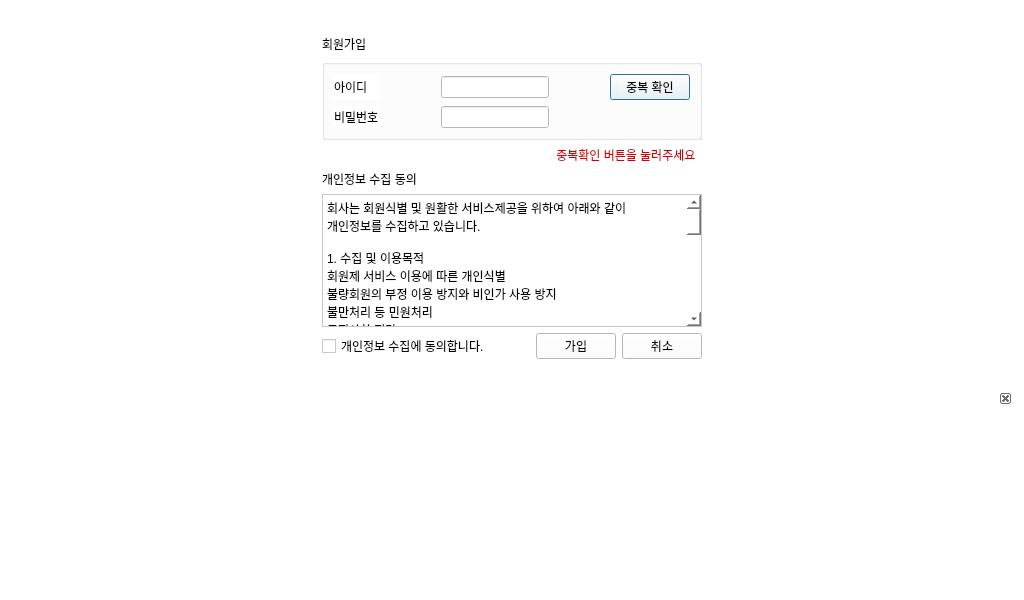
<?xml version="1.0" encoding="UTF-8"?>
<ui version="4.0">
 <class>SignupDialog</class>
 <widget class="QDialog" name="SignupDialog">
  <property name="geometry">
   <rect>
    <x>0</x>
    <y>0</y>
    <width>1024</width>
    <height>600</height>
   </rect>
  </property>
  <property name="windowTitle">
   <string>Dialog</string>
  </property>
  <property name="styleSheet">
   <string notr="true">background-color: rgb(255, 255, 255);</string>
  </property>
  <layout class="QGridLayout" name="gridLayout_2">
   <item row="1" column="1">
    <layout class="QVBoxLayout" name="verticalLayout_2">
     <item>
      <widget class="QLabel" name="MAINlabel">
       <property name="styleSheet">
        <string notr="true">font: 24pt &quot;Sans Serif&quot;;</string>
       </property>
       <property name="text">
        <string>회원가입</string>
       </property>
      </widget>
     </item>
     <item>
      <widget class="QGroupBox" name="groupBox_2">
       <property name="sizePolicy">
        <sizepolicy hsizetype="Expanding" vsizetype="Expanding">
         <horstretch>0</horstretch>
         <verstretch>0</verstretch>
        </sizepolicy>
       </property>
       <property name="minimumSize">
        <size>
         <width>0</width>
         <height>0</height>
        </size>
       </property>
       <property name="title">
        <string/>
       </property>
       <layout class="QGridLayout" name="gridLayout_3">
        <item row="0" column="4">
         <widget class="QPushButton" name="pushButton">
          <property name="text">
           <string>중복 확인</string>
          </property>
         </widget>
        </item>
        <item row="1" column="1">
         <spacer name="horizontalSpacer_2">
          <property name="orientation">
           <enum>Qt::Horizontal</enum>
          </property>
          <property name="sizeHint" stdset="0">
           <size>
            <width>40</width>
            <height>20</height>
           </size>
          </property>
         </spacer>
        </item>
        <item row="0" column="0">
         <widget class="QLabel" name="idlabel">
          <property name="text">
           <string>아이디</string>
          </property>
         </widget>
        </item>
        <item row="0" column="1">
         <spacer name="horizontalSpacer">
          <property name="orientation">
           <enum>Qt::Horizontal</enum>
          </property>
          <property name="sizeHint" stdset="0">
           <size>
            <width>40</width>
            <height>20</height>
           </size>
          </property>
         </spacer>
        </item>
        <item row="0" column="2">
         <widget class="MyLineEdit" name="inputID"/>
        </item>
        <item row="1" column="0">
         <widget class="QLabel" name="pwlabel">
          <property name="text">
           <string>비밀번호</string>
          </property>
         </widget>
        </item>
        <item row="1" column="2">
         <widget class="MyLineEdit" name="inputPassword">
          <property name="echoMode">
           <enum>QLineEdit::Password</enum>
          </property>
         </widget>
        </item>
        <item row="0" column="3">
         <spacer name="horizontalSpacer_6">
          <property name="orientation">
           <enum>Qt::Horizontal</enum>
          </property>
          <property name="sizeHint" stdset="0">
           <size>
            <width>40</width>
            <height>20</height>
           </size>
          </property>
         </spacer>
        </item>
       </layout>
      </widget>
     </item>
     <item>
      <widget class="QLabel" name="warninglabel">
       <property name="enabled">
        <bool>true</bool>
       </property>
       <property name="styleSheet">
        <string notr="true">color: rgb(209, 0, 3);</string>
       </property>
       <property name="text">
        <string>중복확인 버튼을 눌러주세요  </string>
       </property>
       <property name="alignment">
        <set>Qt::AlignRight|Qt::AlignTrailing|Qt::AlignVCenter</set>
       </property>
      </widget>
     </item>
     <item>
      <layout class="QVBoxLayout" name="verticalLayout">
       <item>
        <widget class="QLabel" name="SignupDoc">
         <property name="styleSheet">
          <string notr="true">font: 12pt &quot;Sans Serif&quot;;</string>
         </property>
         <property name="text">
          <string>개인정보 수집 동의</string>
         </property>
        </widget>
       </item>
       <item>
        <widget class="QTextBrowser" name="SignupText">
         <property name="sizePolicy">
          <sizepolicy hsizetype="Expanding" vsizetype="Expanding">
           <horstretch>0</horstretch>
           <verstretch>0</verstretch>
          </sizepolicy>
         </property>
         <property name="minimumSize">
          <size>
           <width>0</width>
           <height>50</height>
          </size>
         </property>
         <property name="maximumSize">
          <size>
           <width>16777215</width>
           <height>150</height>
          </size>
         </property>
         <property name="styleSheet">
          <string notr="true">font: 11pt &quot;Sans Serif&quot;;</string>
         </property>
         <property name="html">
          <string>&lt;!DOCTYPE HTML PUBLIC &quot;-//W3C//DTD HTML 4.0//EN&quot; &quot;http://www.w3.org/TR/REC-html40/strict.dtd&quot;&gt;
&lt;html&gt;&lt;head&gt;&lt;meta name=&quot;qrichtext&quot; content=&quot;1&quot; /&gt;&lt;style type=&quot;text/css&quot;&gt;
p, li { white-space: pre-wrap; }
&lt;/style&gt;&lt;/head&gt;&lt;body style=&quot; font-family:'Sans Serif'; font-size:11pt; font-weight:400; font-style:normal;&quot;&gt;
&lt;p style=&quot; margin-top:0px; margin-bottom:0px; margin-left:0px; margin-right:0px; -qt-block-indent:0; text-indent:0px;&quot;&gt;&lt;span style=&quot; font-size:9pt;&quot;&gt;회사는 회원식별 및 원활한 서비스제공을 위하여 아래와 같이 개인정보를 수집하고 있습니다.&lt;/span&gt;&lt;/p&gt;
&lt;p style=&quot;-qt-paragraph-type:empty; margin-top:0px; margin-bottom:0px; margin-left:0px; margin-right:0px; -qt-block-indent:0; text-indent:0px; font-size:9pt;&quot;&gt;&lt;br /&gt;&lt;/p&gt;
&lt;p style=&quot; margin-top:0px; margin-bottom:0px; margin-left:0px; margin-right:0px; -qt-block-indent:0; text-indent:0px;&quot;&gt;&lt;span style=&quot; font-size:9pt;&quot;&gt;1. 수집 및 이용목적&lt;/span&gt;&lt;/p&gt;
&lt;p style=&quot; margin-top:0px; margin-bottom:0px; margin-left:0px; margin-right:0px; -qt-block-indent:0; text-indent:0px;&quot;&gt;&lt;span style=&quot; font-size:9pt;&quot;&gt;회원제 서비스 이용에 따른 개인식별&lt;/span&gt;&lt;/p&gt;
&lt;p style=&quot; margin-top:0px; margin-bottom:0px; margin-left:0px; margin-right:0px; -qt-block-indent:0; text-indent:0px;&quot;&gt;&lt;span style=&quot; font-size:9pt;&quot;&gt;불량회원의 부정 이용 방지와 비인가 사용 방지&lt;/span&gt;&lt;/p&gt;
&lt;p style=&quot; margin-top:0px; margin-bottom:0px; margin-left:0px; margin-right:0px; -qt-block-indent:0; text-indent:0px;&quot;&gt;&lt;span style=&quot; font-size:9pt;&quot;&gt;불만처리 등 민원처리&lt;/span&gt;&lt;/p&gt;
&lt;p style=&quot; margin-top:0px; margin-bottom:0px; margin-left:0px; margin-right:0px; -qt-block-indent:0; text-indent:0px;&quot;&gt;&lt;span style=&quot; font-size:9pt;&quot;&gt;고지사항 전달&lt;/span&gt;&lt;/p&gt;
&lt;p style=&quot;-qt-paragraph-type:empty; margin-top:0px; margin-bottom:0px; margin-left:0px; margin-right:0px; -qt-block-indent:0; text-indent:0px; font-size:9pt;&quot;&gt;&lt;br /&gt;&lt;/p&gt;
&lt;p style=&quot; margin-top:0px; margin-bottom:0px; margin-left:0px; margin-right:0px; -qt-block-indent:0; text-indent:0px;&quot;&gt;&lt;span style=&quot; font-size:9pt;&quot;&gt;2. 수집항목&lt;/span&gt;&lt;/p&gt;
&lt;p style=&quot; margin-top:0px; margin-bottom:0px; margin-left:0px; margin-right:0px; -qt-block-indent:0; text-indent:0px;&quot;&gt;&lt;span style=&quot; font-size:9pt;&quot;&gt;본 사이트는 회원에게만 제공되는 컨텐츠를 접근하는 경우에 한하여 회원가입을 통해 신청자에 관한 개인정보를 일부 수집하고 있습니다.&lt;/span&gt;&lt;/p&gt;
&lt;p style=&quot; margin-top:0px; margin-bottom:0px; margin-left:0px; margin-right:0px; -qt-block-indent:0; text-indent:0px;&quot;&gt;&lt;span style=&quot; font-size:9pt;&quot;&gt;회사는 회원가입, 서비스 신청 등을 위해 아래와 같은 개인정보를 수집하고 있습니다.&lt;/span&gt;&lt;/p&gt;
&lt;p style=&quot; margin-top:0px; margin-bottom:0px; margin-left:0px; margin-right:0px; -qt-block-indent:0; text-indent:0px;&quot;&gt;&lt;span style=&quot; font-size:9pt;&quot;&gt;수집정보 : 아이디, 비밀번호&lt;/span&gt;&lt;/p&gt;
&lt;p style=&quot; margin-top:0px; margin-bottom:0px; margin-left:0px; margin-right:0px; -qt-block-indent:0; text-indent:0px;&quot;&gt;&lt;span style=&quot; font-size:9pt;&quot;&gt;또한, 서비스 이용과정이나 사업처리 과정에서 아래와 같은 정보들이 생성되어 수집될 수 있습니다.&lt;/span&gt;&lt;/p&gt;
&lt;p style=&quot; margin-top:0px; margin-bottom:0px; margin-left:0px; margin-right:0px; -qt-block-indent:0; text-indent:0px;&quot;&gt;&lt;span style=&quot; font-size:9pt;&quot;&gt;- 서비스 이용기록, 접속로그, 카메라캡쳐사진&lt;/span&gt;&lt;/p&gt;
&lt;p style=&quot; margin-top:0px; margin-bottom:0px; margin-left:0px; margin-right:0px; -qt-block-indent:0; text-indent:0px;&quot;&gt;&lt;span style=&quot; font-size:9pt;&quot;&gt;- 회사에서는 어떠한 정보도 원활한 서비스 제공 목적 이외의 용도로 사용하지 않습니다.&lt;/span&gt;&lt;/p&gt;
&lt;p style=&quot; margin-top:0px; margin-bottom:0px; margin-left:0px; margin-right:0px; -qt-block-indent:0; text-indent:0px;&quot;&gt;&lt;span style=&quot; font-size:9pt;&quot;&gt;- 카메라캡쳐사진은 Microsoft 사의 emotion API로 전송됩니다. Microsoft 사로 전송된 사진의 데이터 관리는 해당 사의 정책을 따릅니다.&lt;/span&gt;&lt;/p&gt;
&lt;p style=&quot;-qt-paragraph-type:empty; margin-top:0px; margin-bottom:0px; margin-left:0px; margin-right:0px; -qt-block-indent:0; text-indent:0px; font-size:9pt;&quot;&gt;&lt;br /&gt;&lt;/p&gt;
&lt;p style=&quot; margin-top:0px; margin-bottom:0px; margin-left:0px; margin-right:0px; -qt-block-indent:0; text-indent:0px;&quot;&gt;&lt;span style=&quot; font-size:9pt;&quot;&gt;3. 수집한 개인정보의 보유ㆍ이용기간&lt;/span&gt;&lt;/p&gt;
&lt;p style=&quot; margin-top:0px; margin-bottom:0px; margin-left:0px; margin-right:0px; -qt-block-indent:0; text-indent:0px;&quot;&gt;&lt;span style=&quot; font-size:9pt;&quot;&gt;회사는 서비스 제공을 위해 개인정보를 수집 및 저장하며, 회원 탈퇴시에는 지체없이 파기합니다.&lt;/span&gt;&lt;/p&gt;
&lt;p style=&quot;-qt-paragraph-type:empty; margin-top:0px; margin-bottom:0px; margin-left:0px; margin-right:0px; -qt-block-indent:0; text-indent:0px; font-size:9pt;&quot;&gt;&lt;br /&gt;&lt;/p&gt;
&lt;p style=&quot; margin-top:0px; margin-bottom:0px; margin-left:0px; margin-right:0px; -qt-block-indent:0; text-indent:0px;&quot;&gt;&lt;span style=&quot; font-size:9pt;&quot;&gt;개인정보수집에 동의하지 않으실 경우, 가입이 제한될 수 있습니다.&lt;/span&gt;&lt;/p&gt;
&lt;p style=&quot;-qt-paragraph-type:empty; margin-top:0px; margin-bottom:0px; margin-left:0px; margin-right:0px; -qt-block-indent:0; text-indent:0px; font-size:9pt;&quot;&gt;&lt;br /&gt;&lt;/p&gt;
&lt;p style=&quot;-qt-paragraph-type:empty; margin-top:0px; margin-bottom:0px; margin-left:0px; margin-right:0px; -qt-block-indent:0; text-indent:0px; font-size:9pt;&quot;&gt;&lt;br /&gt;&lt;/p&gt;
&lt;p style=&quot;-qt-paragraph-type:empty; margin-top:0px; margin-bottom:0px; margin-left:0px; margin-right:0px; -qt-block-indent:0; text-indent:0px; font-size:9pt;&quot;&gt;&lt;br /&gt;&lt;/p&gt;
&lt;p style=&quot;-qt-paragraph-type:empty; margin-top:0px; margin-bottom:0px; margin-left:0px; margin-right:0px; -qt-block-indent:0; text-indent:0px; font-size:9pt;&quot;&gt;&lt;br /&gt;&lt;/p&gt;
&lt;p style=&quot;-qt-paragraph-type:empty; margin-top:0px; margin-bottom:0px; margin-left:0px; margin-right:0px; -qt-block-indent:0; text-indent:0px; font-size:9pt;&quot;&gt;&lt;br /&gt;&lt;/p&gt;
&lt;p style=&quot;-qt-paragraph-type:empty; margin-top:0px; margin-bottom:0px; margin-left:0px; margin-right:0px; -qt-block-indent:0; text-indent:0px; font-size:9pt;&quot;&gt;&lt;br /&gt;&lt;/p&gt;
&lt;p style=&quot;-qt-paragraph-type:empty; margin-top:0px; margin-bottom:0px; margin-left:0px; margin-right:0px; -qt-block-indent:0; text-indent:0px; font-size:9pt;&quot;&gt;&lt;br /&gt;&lt;/p&gt;
&lt;p style=&quot;-qt-paragraph-type:empty; margin-top:0px; margin-bottom:0px; margin-left:0px; margin-right:0px; -qt-block-indent:0; text-indent:0px; font-size:9pt;&quot;&gt;&lt;br /&gt;&lt;/p&gt;
&lt;p style=&quot;-qt-paragraph-type:empty; margin-top:0px; margin-bottom:0px; margin-left:0px; margin-right:0px; -qt-block-indent:0; text-indent:0px; font-size:9pt;&quot;&gt;&lt;br /&gt;&lt;/p&gt;
&lt;p style=&quot;-qt-paragraph-type:empty; margin-top:0px; margin-bottom:0px; margin-left:0px; margin-right:0px; -qt-block-indent:0; text-indent:0px; font-size:9pt;&quot;&gt;&lt;br /&gt;&lt;/p&gt;
&lt;p style=&quot;-qt-paragraph-type:empty; margin-top:0px; margin-bottom:0px; margin-left:0px; margin-right:0px; -qt-block-indent:0; text-indent:0px; font-size:9pt;&quot;&gt;&lt;br /&gt;&lt;/p&gt;
&lt;p style=&quot;-qt-paragraph-type:empty; margin-top:0px; margin-bottom:0px; margin-left:0px; margin-right:0px; -qt-block-indent:0; text-indent:0px; font-size:9pt;&quot;&gt;&lt;br /&gt;&lt;/p&gt;
&lt;p style=&quot;-qt-paragraph-type:empty; margin-top:0px; margin-bottom:0px; margin-left:0px; margin-right:0px; -qt-block-indent:0; text-indent:0px; font-size:9pt;&quot;&gt;&lt;br /&gt;&lt;/p&gt;
&lt;p style=&quot; margin-top:0px; margin-bottom:0px; margin-left:0px; margin-right:0px; -qt-block-indent:0; text-indent:0px;&quot;&gt;&lt;span style=&quot; font-size:9pt;&quot;&gt;&amp;lt;자매품&amp;gt;&lt;/span&gt;&lt;/p&gt;
&lt;p style=&quot;-qt-paragraph-type:empty; margin-top:0px; margin-bottom:0px; margin-left:0px; margin-right:0px; -qt-block-indent:0; text-indent:0px; font-size:9pt;&quot;&gt;&lt;br /&gt;&lt;/p&gt;
&lt;p style=&quot; margin-top:0px; margin-bottom:0px; margin-left:0px; margin-right:0px; -qt-block-indent:0; text-indent:0px;&quot;&gt;&lt;span style=&quot; font-size:9pt;&quot;&gt;최고의 서비스&lt;/span&gt;&lt;/p&gt;
&lt;p style=&quot; margin-top:0px; margin-bottom:0px; margin-left:0px; margin-right:0px; -qt-block-indent:0; text-indent:0px;&quot;&gt;&lt;span style=&quot; font-size:9pt;&quot;&gt;재미있는 콘텐츠&lt;/span&gt;&lt;/p&gt;
&lt;p style=&quot; margin-top:0px; margin-bottom:0px; margin-left:0px; margin-right:0px; -qt-block-indent:0; text-indent:0px;&quot;&gt;&lt;span style=&quot; font-size:9pt;&quot;&gt;은석이네 Walkey!&lt;/span&gt;&lt;/p&gt;
&lt;p style=&quot;-qt-paragraph-type:empty; margin-top:0px; margin-bottom:0px; margin-left:0px; margin-right:0px; -qt-block-indent:0; text-indent:0px; font-size:9pt;&quot;&gt;&lt;br /&gt;&lt;/p&gt;&lt;/body&gt;&lt;/html&gt;</string>
         </property>
        </widget>
       </item>
       <item>
        <layout class="QHBoxLayout" name="horizontalLayout">
         <item>
          <widget class="QCheckBox" name="CheckAgree">
           <property name="text">
            <string>개인정보 수집에 동의합니다.</string>
           </property>
           <property name="tristate">
            <bool>false</bool>
           </property>
          </widget>
         </item>
         <item>
          <spacer name="horizontalSpacer_3">
           <property name="orientation">
            <enum>Qt::Horizontal</enum>
           </property>
           <property name="sizeHint" stdset="0">
            <size>
             <width>40</width>
             <height>20</height>
            </size>
           </property>
          </spacer>
         </item>
         <item>
          <widget class="QPushButton" name="SignupButton">
           <property name="maximumSize">
            <size>
             <width>100</width>
             <height>16777215</height>
            </size>
           </property>
           <property name="text">
            <string>가입</string>
           </property>
          </widget>
         </item>
         <item>
          <widget class="QPushButton" name="CancelButton">
           <property name="text">
            <string>취소</string>
           </property>
          </widget>
         </item>
        </layout>
       </item>
      </layout>
     </item>
    </layout>
   </item>
   <item row="2" column="1">
    <spacer name="verticalSpacer_4">
     <property name="orientation">
      <enum>Qt::Vertical</enum>
     </property>
     <property name="sizeHint" stdset="0">
      <size>
       <width>20</width>
       <height>40</height>
      </size>
     </property>
    </spacer>
   </item>
   <item row="0" column="1">
    <spacer name="verticalSpacer_3">
     <property name="orientation">
      <enum>Qt::Vertical</enum>
     </property>
     <property name="sizeHint" stdset="0">
      <size>
       <width>20</width>
       <height>40</height>
      </size>
     </property>
    </spacer>
   </item>
   <item row="1" column="2">
    <spacer name="horizontalSpacer_5">
     <property name="orientation">
      <enum>Qt::Horizontal</enum>
     </property>
     <property name="sizeHint" stdset="0">
      <size>
       <width>40</width>
       <height>20</height>
      </size>
     </property>
    </spacer>
   </item>
   <item row="3" column="0" colspan="3">
    <widget class="QDockWidget" name="KeyboardDock">
     <property name="enabled">
      <bool>true</bool>
     </property>
     <property name="sizePolicy">
      <sizepolicy hsizetype="Fixed" vsizetype="Fixed">
       <horstretch>0</horstretch>
       <verstretch>0</verstretch>
      </sizepolicy>
     </property>
     <property name="minimumSize">
      <size>
       <width>55</width>
       <height>200</height>
      </size>
     </property>
     <property name="maximumSize">
      <size>
       <width>524287</width>
       <height>200</height>
      </size>
     </property>
     <property name="floating">
      <bool>false</bool>
     </property>
     <property name="features">
      <set>QDockWidget::DockWidgetClosable|QDockWidget::DockWidgetMovable</set>
     </property>
     <property name="allowedAreas">
      <set>Qt::BottomDockWidgetArea|Qt::TopDockWidgetArea</set>
     </property>
     <property name="windowTitle">
      <string notr="true"/>
     </property>
     <widget class="WKeyboard" name="Keyboard"/>
    </widget>
   </item>
   <item row="1" column="0">
    <spacer name="horizontalSpacer_4">
     <property name="orientation">
      <enum>Qt::Horizontal</enum>
     </property>
     <property name="sizeHint" stdset="0">
      <size>
       <width>40</width>
       <height>20</height>
      </size>
     </property>
    </spacer>
   </item>
  </layout>
 </widget>
 <customwidgets>
  <customwidget>
   <class>MyLineEdit</class>
   <extends>QLineEdit</extends>
   <header location="global">mylineedit.h</header>
  </customwidget>
  <customwidget>
   <class>WKeyboard</class>
   <extends>QWidget</extends>
   <header location="global">wkeyboard.h</header>
   <container>1</container>
  </customwidget>
 </customwidgets>
 <resources/>
 <connections/>
</ui>
